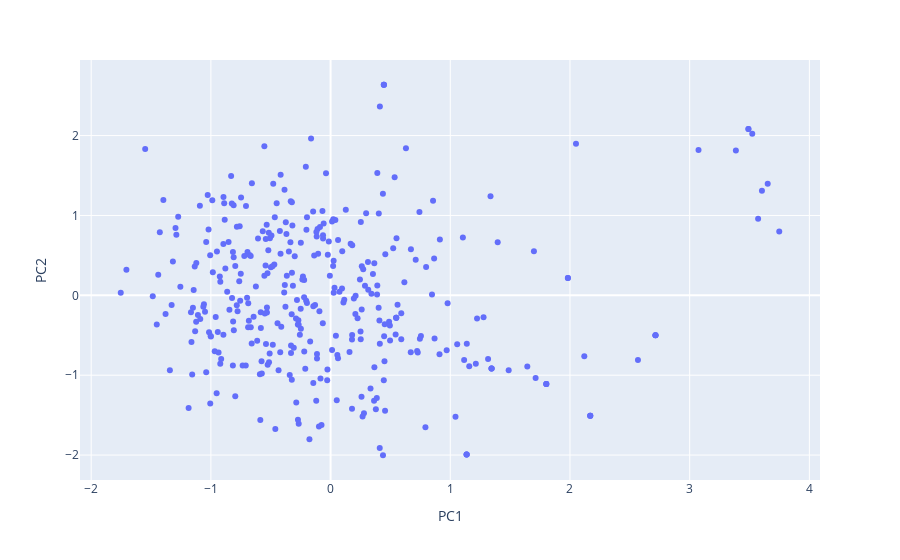

The notebook cell saved with this chart:
### Markdown cell above
### 抽出した配列のワンホットエンコーディングと主成分分析
各イントロンの5-prime側のn塩基の主成分分析

### Code cell
# ワンホットエンコーディングを行う関数
def one_hot_encode(seq):
    mapping = {'A': [1, 0, 0, 0], 'T': [0, 1, 0, 0], 'G': [0, 0, 1, 0], 'C': [0, 0, 0, 1]}
    return np.array([mapping[s] for s in seq]).flatten()

# エンコーディングされた配列を準備
encoded_sequences = np.array([one_hot_encode(seq) for seq in left_egdes])

# 主成分分析（PCA）
pca_l = PCA(n_components=2)  # 2つの主成分を取得
principal_components = pca_l.fit_transform(encoded_sequences)

# 主成分をデータフレームに変換
df_pca_l = pd.DataFrame(data=principal_components, columns=['PC1', 'PC2'])

# 結果をプロット
fig = px.scatter(df_pca_l, x='PC1', y='PC2', hover_name=[f"intron_{i+1}" for i in range(gbk.intron_num())] )
fig.show()

### Figure 1 — Plotly figure (JSON) as saved in the notebook; plotly's stock layout.template omitted (floating-point values rounded to 4 significant figures; data arrays with more than 128 entries replaced by an {"elided": "..."} marker saying what was removed)
{"data": [{"hovertemplate": "<b>%{hovertext}</b><br><br>PC1=%{x}<br>PC2=%{y}<extra></extra>", "hovertext": {"elided": "362 str values"}, "legendgroup": "", "marker": {"color": "#636efa", "symbol": "circle"}, "mode": "markers", "name": "", "orientation": "v", "showlegend": false, "type": "scatter", "x": {"elided": "362 float values"}, "xaxis": "x", "y": {"elided": "362 float values"}, "yaxis": "y"}], "layout": {"legend": {"tracegroupgap": 0}, "margin": {"t": 60}, "xaxis": {"anchor": "y", "domain": [0, 1], "title": {"text": "PC1"}}, "yaxis": {"anchor": "x", "domain": [0, 1], "title": {"text": "PC2"}}}}
